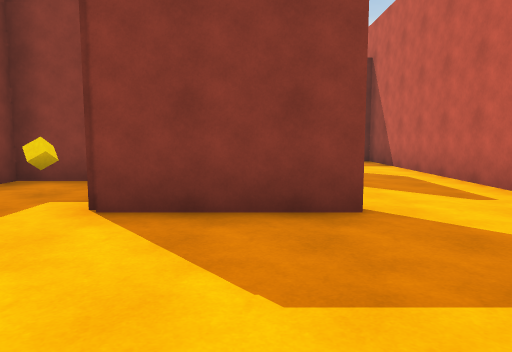
view 1 (above)

15 first-person views from a walk through a 3-D level made in the Unity game engine. The camera is 1.4 m above the floor, tilts 6° down and sees 70° across. The floor is counted in squares, 2 m on a side. Each view is taken from the middle of a square. On the plan, view 1 faces up. The plan holds only what a view shows up to about 11 squares ahead; the rest is blank. The place goes on beyond the plan. The player is left out.

view 2
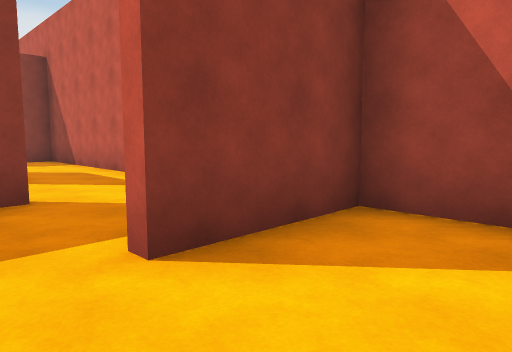

view 3
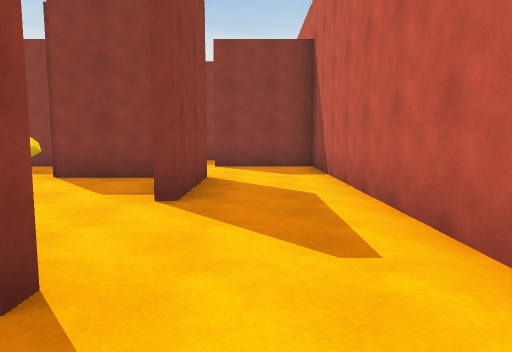

view 4
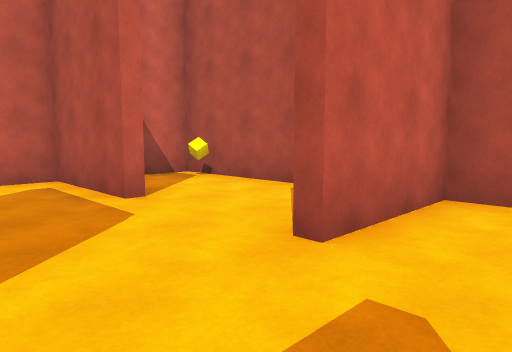

view 5
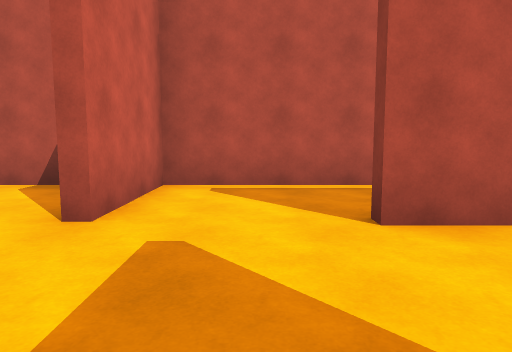

view 6
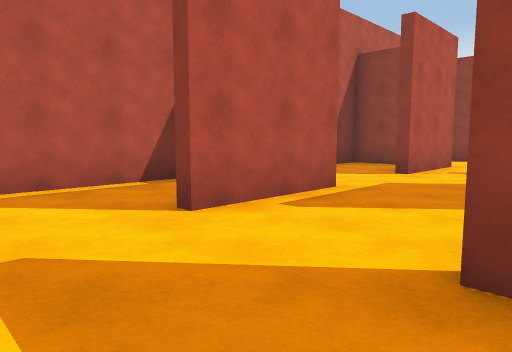

view 7
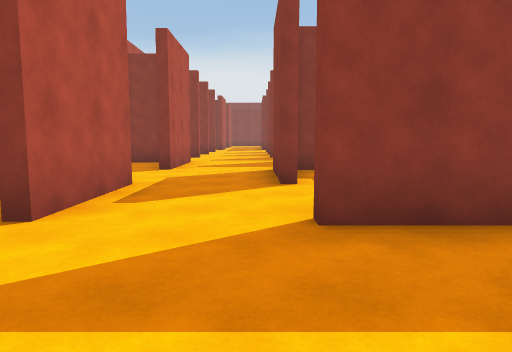

view 8
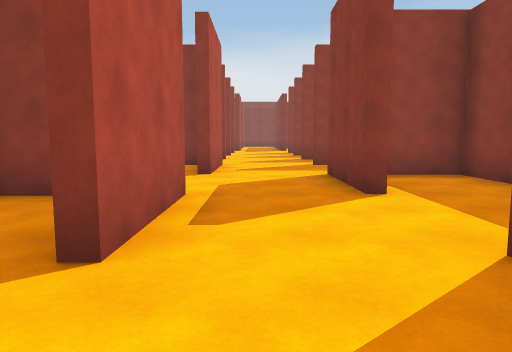

view 9
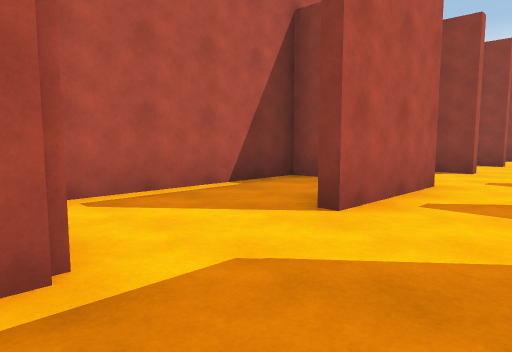

view 10
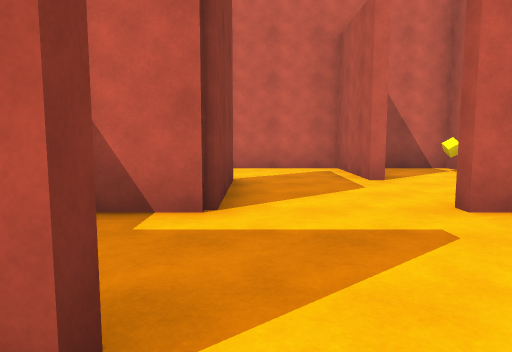

view 11
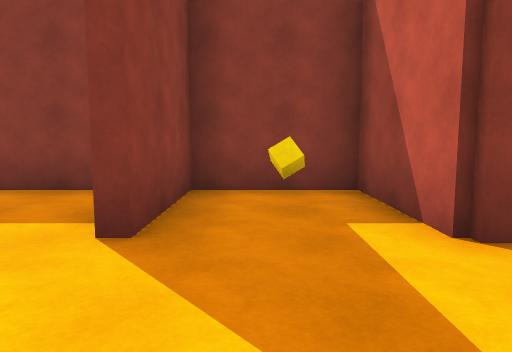

view 12
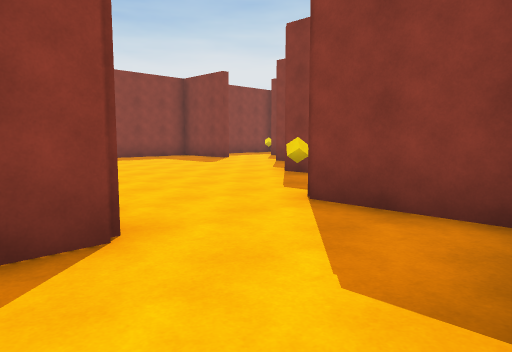

view 13
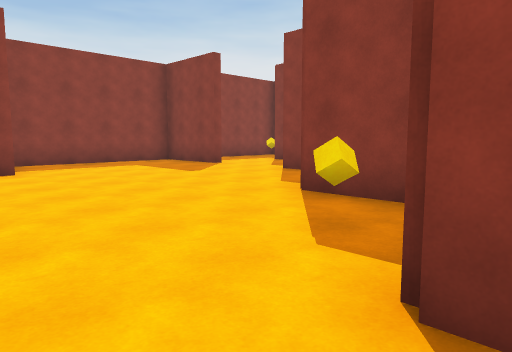

view 14
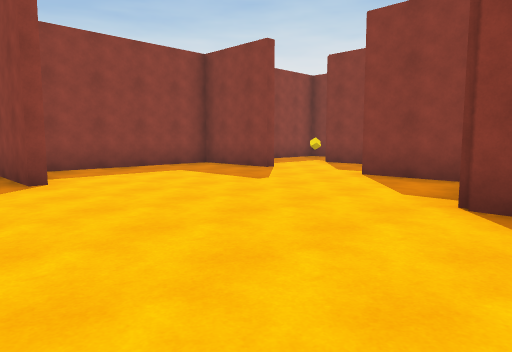

view 15
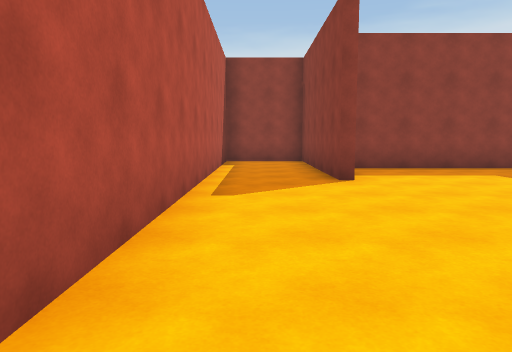

### Floor plan
Ten units are one square. View 1 is at (0, 0); x grows to the right and y downward. Boxes are objects, and circles mark ways between rooms. Rooms are numbered by the first view taken in them; rooms with no view inside come last. Other rooms are left out.
<svg viewBox="-144 -164 184 184">
<path fill="none" stroke="#000" d="M-1 14 34 14 34 -9 10 -9M-14 -62 -14 -54M5 -84 -16 -84M10 -85 10 -60M10 -34 -16 -34M9 -11 34 -11 34 -109 10 -109M-68 -11 -40 -11M-65 -34 -90 -34M-64 4 -64 11M-55 14 -16 14 -16 -10M-16 -34 -16 -59 -39 -59 -39 -34 -42 -34M-114 -5 -114 14 -72 14M-116 -11 -90 -11M-89 -84 -139 -84 -139 -61 -41 -61M-90 -134 -114 -134 -114 -90M-48 -134 -65 -134M-25 -109 -41 -109M-78 -159 -91 -159M-51 -59 -90 -59 -90 -39"/>
<rect x="25" y="5" width="10" height="10" fill="#bbb"><title>cube</title></rect>
<rect x="-35" y="-55" width="10" height="10" fill="#bbb"><title>cube</title></rect>
<rect x="-35" y="-105" width="10" height="10" fill="#bbb"><title>cube</title></rect>
<circle cx="0" cy="-10" r="3" fill="#2a7"/>
<circle cx="-10" cy="-25" r="3" fill="#2a7"/>
<circle cx="-10" cy="-75" r="3" fill="#2a7"/>
<circle cx="-55" cy="-40" r="3" fill="#2a7"/>
<text x="10" y="0">1</text>
<text x="10" y="-60">2</text>
<text x="-60" y="-20">3</text>
<text x="-70" y="-100">4</text>
<text x="-70" y="-50">5</text>
</svg>
Room 1 opens to room 2. Room 2 opens to room 3. Room 2 opens to room 4. Room 3 opens to room 5.

Where each view was taken, in squares from view 1:
view 1: 0 up, 0 right, facing up
view 2: 1 down, 0 right, facing up-right
view 3: 2 up, 2 right, facing up
view 4: 3 up, 3 left, facing down-right
view 5: 4 up, 3 left, facing down
view 6: 4 up, 2 left, facing down-left
view 7: 3 up, 1 left, facing left
view 8: 2 up, 2 left, facing left
view 9: 3 up, 6 left, facing down-left
view 10: 3 up, 5 left, facing right
view 11: 1 up, 3 left, facing up
view 12: 5 up, 1 right, facing up-left
view 13: 7 up, 1 left, facing up-left
view 14: 7 up, 3 left, facing up-left
view 15: 7 up, 3 left, facing left
